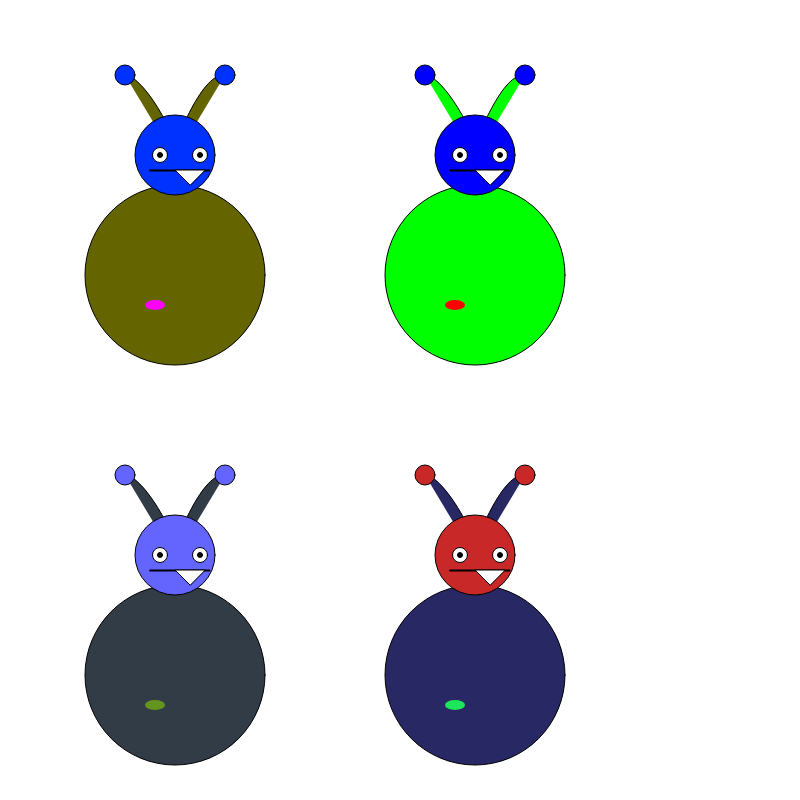
Frame 1 (no input)
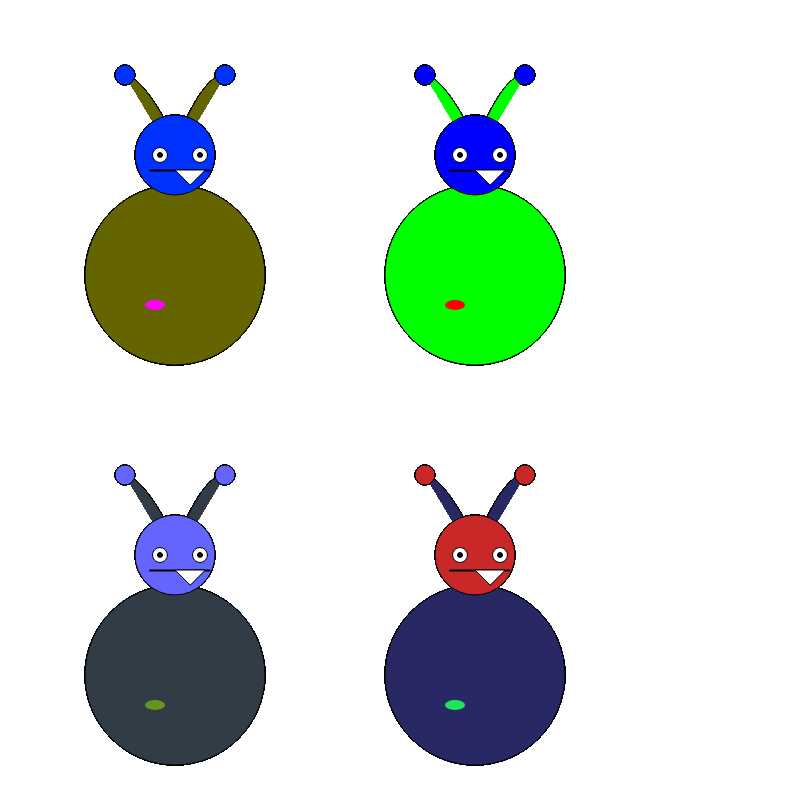
Frame 60 (no input)
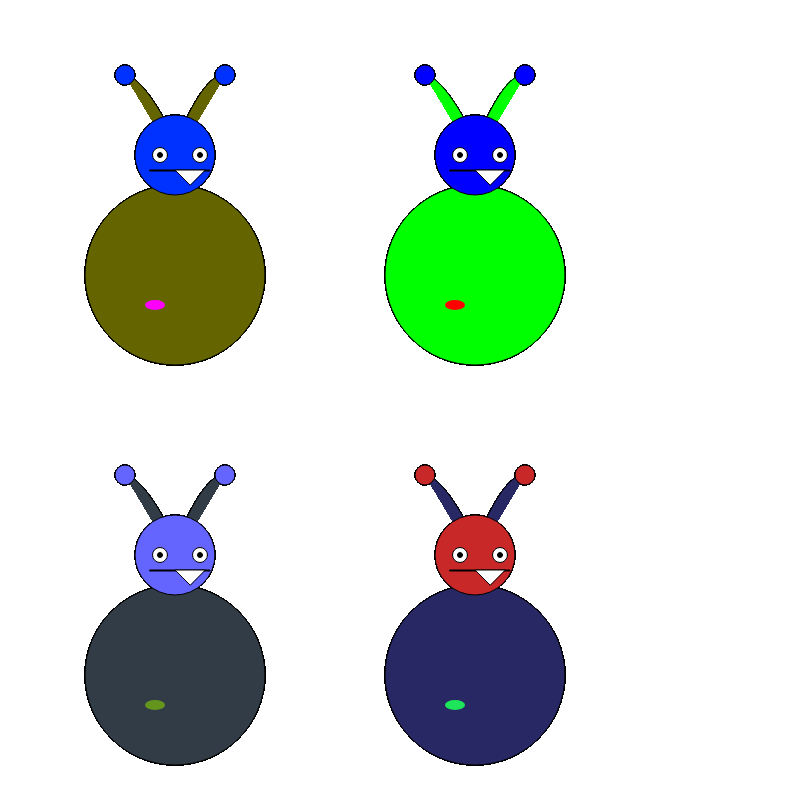
Frame 120 (the mouse pressed at the canvas centre since frame 60)

The p5.js sketch that drew these frames (run headless with seeded random() and noise() and a simulated clock; from frame 60 on, the mouse is pressed at the canvas centre):

// p5.js sketch
// ── sketch.js

var monsters=[];

function setup(){
createCanvas(800,800);
    background(255);
monsters[0] = new Monster(color(0,255,0), color(255,0,0), color(0,0,255), 50, 450,250);
    monsters[1] = new Monster(color(100,100,0), color(255,0,255), color(0,50,255), 50, 150,250);
    monsters[2] = new Monster(color(40,40,100), color(30,230,90), color(200,40,40), 50, 450,650);
    monsters[3] = new Monster(color(50,60,70), color(100,150,30), color(100,100,255), 50, 150,650);

}

function Monster(tempC,tempC2,tempC3, tempW, tempX, tempY){
    
    this.c = tempC;
     this.c2 = tempC2;
     this.c3 = tempC3;
    this.w=tempW;
    this.x=tempX
    this.y=tempY
	

    
    this.display=function(){
    fill(this.c);
        curve(this.w/2 - 100 + this.x, this.w/2-100 + this.y, this.w/2 - 50 + this.x, this.w/2-200 + this.y, this.w/2 + 10 + this.x, this.w/2 -100 + this.y, this.w/2 -20 + this.x, this.w/2 + 20 + this.y); //left antenna
  curve(this.w/2 + 120 + this.x, this.w/2-80 + this.y, this.w/2 + 50 + this.x, this.w/2-200 + this.y, this.w/2 - 10 + this.x, this.w/2 - 100 + this.y, this.w/2 -20 + this.x, this.w/2 + 40 + this.y); //right antenna
  fill(this.c); //darker green
  ellipse(this.w/2 + this.x, this.w/2 + this.y, 180, 180); //bodthis.y  120, 160
  fill(this.c2); // purple
  noStroke(); 
  ellipse(this.w/2 - 20 + this.x, this.w/2 + 30 + this.y, 20, 10);  //wart
    
        
        
        //head
        fill(this.c3); // lighter green
  stroke(0); 
  ellipse(this.w/2 + this.x, this.w/2 - 120 + this.y, 80, 80); //head  // 100, 80
  fill(0);
  rect(this.w/2 - 25 + this.x, this.w/2 - 105 + this.y, 60, 1); //mouth
  fill(255);
  triangle(this.w/2 + 15 + this.x, this.w/2 - 90 + this.y, this.w/2 + this.x, this.w/2-105 + this.y, this.w/2 + 30 + this.x, this.w/2 - 105 + this.y); //tooth
  
  fill(this.c3); //lighter green
  ellipse(this.w/2 - 50 + this.x, this.w/2 - 200 + this.y, 20, 20); // left antenna point
  ellipse(this.w/2 + 50 + this.x, this.w/2 - 200 + this.y, 20, 20); // right antenna point
 
       
        //eye
        
        fill(255);
         ellipse(this.w/2 - 15 + this.x, this.w/2 - 120 + this.y, 15, 15); //left eye
  ellipse(this.w/2 + 25 + this.x, this.w/2 - 120 + this.y, 15, 15); //right eye
  fill(0);
  ellipse(this.w/2 - 15  + this.x, this.w/2 - 120  + this.y, 5, 5); //left pupil
  ellipse(this.w/2 + 25  + this.x, this.w/2 - 120  + this.y, 5, 5); //right pupil
  noFill();
        
    }


}

function draw(){
for(i=0; i< monsters.length;i++){
monsters[i].display();
}
    
}
